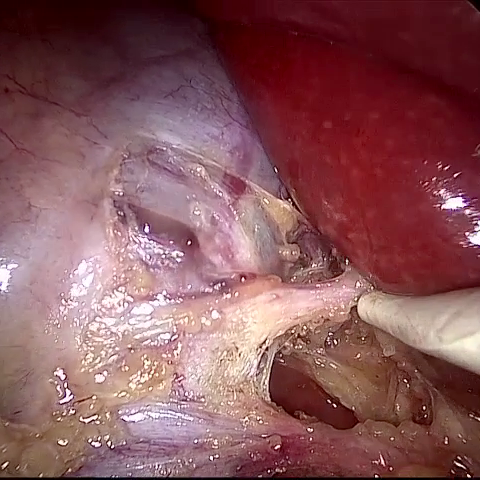
#> input picture dataset/images/desmoke/0002.png, 480 x 480 px, given in place of surgery.mp4, which was not available
$ python diagnostic_detection.py   (older library calls are emulated)
#> lines starting #> are read from the running program, lines starting #| are printed output that depends on the picture; after the words box and inside, x2 and y2 are one past the last pixel; in counts of white or black regions, pixels touching at a corner belong together; pictures that were not available may be replaced by others from this repository, and a replacement may not be noted
"""
diagnostic_detection.py — Visualize smoke and bleeding detection
Shows what the algorithm is actually detecting to debug issues
"""

import cv2
import numpy as np
import os


def detect_smoke_visual(frame):
    """Improved smoke detection with local contrast analysis"""
    gray = cv2.cvtColor(frame, cv2.COLOR_BGR2GRAY)

    # Global contrast
    global_contrast = np.std(gray) / 255.0

    # Local contrast (divide image into regions)
    h, w = gray.shape
    regions = 4
    region_h, region_w = h // regions, w // regions
    local_contrasts = []

    for i in range(regions):
        for j in range(regions):
            region = gray[i*region_h:(i+1)*region_h, j*region_w:(j+1)*region_w]
            local_contrasts.append(np.std(region) / 255.0)

    avg_local_contrast = np.mean(local_contrasts)

    # Brightness
    brightness = np.mean(gray) / 255.0

    # Laplacian variance (sharpness)
    laplacian = cv2.Laplacian(gray, cv2.CV_64F)
    sharpness = np.var(laplacian) / 10000.0

    # Edge density
    edges = cv2.Canny(gray, 30, 100)
    edge_density = np.count_nonzero(edges) / (gray.shape[0] * gray.shape[1])

    # Combined visibility score (higher = better visibility)
    visibility_score = (
        avg_local_contrast * 0.35 +
        global_contrast * 0.20 +
        sharpness * 0.20 +
        edge_density * 0.15 +
        brightness * 0.10
    )

    is_smoky = visibility_score < 0.18

    # Create visualization
    vis = frame.copy()

    # Show metrics
    info = f"LocalContrast: {avg_local_contrast:.3f} | Global: {global_contrast:.3f} | Sharp: {sharpness:.3f} | Edge: {edge_density:.3f}"
    cv2.putText(vis, info, (10, 30), cv2.FONT_HERSHEY_SIMPLEX, 0.4, (255, 255, 255), 2)

    status = f"SMOKE DETECTED: {is_smoky} | Visibility: {visibility_score:.3f}"
    color = (0, 0, 255) if is_smoky else (0, 255, 0)
    cv2.putText(vis, status, (10, 60), cv2.FONT_HERSHEY_SIMPLEX, 0.7, color, 2)

    # Show edge map
    edges_bgr = cv2.cvtColor(edges, cv2.COLOR_GRAY2BGR)

    return vis, edges_bgr, visibility_score, is_smoky


def detect_bleeding_visual(frame):
    """Improved bleeding detection with concentrated region analysis"""
    hsv = cv2.cvtColor(frame, cv2.COLOR_BGR2HSV)

    # More precise red color ranges
    lower_red1 = np.array([0, 100, 70])
    upper_red1 = np.array([8, 255, 255])
    lower_red2 = np.array([165, 50, 50])
    upper_red2 = np.array([180, 255, 180])

    mask1 = cv2.inRange(hsv, lower_red1, upper_red1)
    mask2 = cv2.inRange(hsv, lower_red2, upper_red2)
    red_mask = cv2.add(mask1, mask2)

    # Morphological operations
    kernel = cv2.getStructuringElement(cv2.MORPH_ELLIPSE, (7, 7))
    red_mask = cv2.morphologyEx(red_mask, cv2.MORPH_OPEN, kernel)
    red_mask = cv2.morphologyEx(red_mask, cv2.MORPH_CLOSE, kernel)

    # Find contours
    contours, _ = cv2.findContours(red_mask, cv2.RETR_EXTERNAL, cv2.CHAIN_APPROX_SIMPLE)

    # Filter small contours
    min_contour_area = 500
    large_contours = [c for c in contours if cv2.contourArea(c) > min_contour_area]

    # Calculate red pixel ratio from significant regions
    red_mask_filtered = np.zeros_like(red_mask)
    cv2.drawContours(red_mask_filtered, large_contours, -1, 255, -1)

    total_pixels = frame.shape[0] * frame.shape[1]
    red_pixels = np.count_nonzero(red_mask_filtered)
    red_ratio = red_pixels / total_pixels
    num_red_regions = len(large_contours)

    # Bleeding requires both sufficient red pixels AND concentrated regions
    is_bleeding = (red_ratio > 0.30) and (num_red_regions >= 2)

    # Create visualization
    vis = frame.copy()

    # Draw contours on original frame
    cv2.drawContours(vis, large_contours, -1, (0, 0, 255), 2)

    # Show metrics
    status = f"BLEEDING: {is_bleeding} | RedRatio: {red_ratio:.4f} | Regions: {num_red_regions}"
    color = (0, 0, 255) if is_bleeding else (0, 255, 0)
    cv2.putText(vis, status, (10, 30), cv2.FONT_HERSHEY_SIMPLEX, 0.6, color, 2)

    # Create mask visualization
    mask_bgr = cv2.cvtColor(red_mask_filtered, cv2.COLOR_GRAY2BGR)

    return vis, mask_bgr, red_ratio, is_bleeding


def main():
    video_path = r"C:\Users\thesa\Desktop\Sem-7\Healthcare\LaparoscopicDetection\surgery.mp4"

    cap = cv2.VideoCapture(video_path)
    fps = cap.get(cv2.CAP_PROP_FPS) if cap.get(cv2.CAP_PROP_FPS) > 0 else 30

    print(f"\nDiagnostic Mode: Visualizing Smoke and Bleeding Detection")
    print("Press 'q' to quit, 's' to save current frame")
    print("=" * 70)

    frame_count = 0

    while cap.isOpened():
        ret, frame = cap.read()
#> frame is the input picture: shape (480, 480, 3); mean B, G, R 90.6, 86.6, 135.4
        if not ret:
            break

        frame_count += 1
        timestamp = frame_count / fps

        # Resize for display
        frame_small = cv2.resize(frame, (640, 480))

        # Detect smoke
        smoke_vis, smoke_edges, smoke_score, is_smoky = detect_smoke_visual(frame_small)
#> in detect_smoke_visual, `gray = cv2.cvtColor(frame, cv2.COLOR_BGR2GRAY)`:
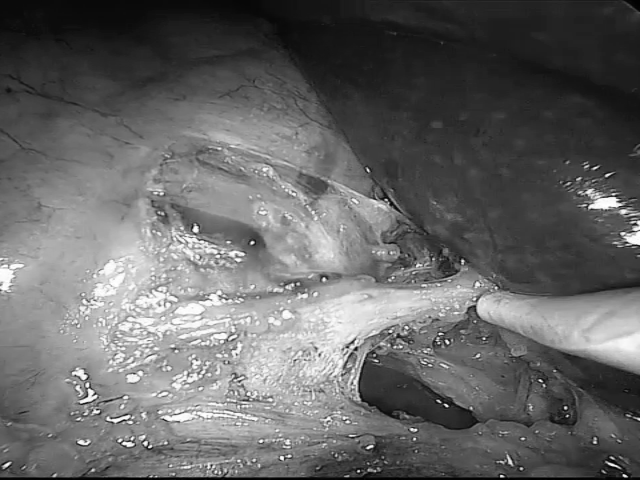
#> gray: shape (480, 640); min 0, max 255, mean 101.7
#> in detect_smoke_visual, `global_contrast = np.std(gray) / 255.0`: global_contrast = 0.238
#> after the loop in detect_smoke_visual, `for i in range(regions):`:
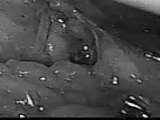
#> region: shape (120, 160); min 0, max 243, mean 70.2
#> after the loop in detect_smoke_visual, `for i in range(regions):`: local_contrasts = [0.0908, 0.135, 0.0373, 0.0265, 0.109, 0.109, 0.156, 0.134, 0.122, 0.143, 0.217, 0.229, 0.153, 0.175, 0.177, 0.11]
#> in detect_smoke_visual, `avg_local_contrast = np.mean(local_contrasts)`: avg_local_contrast = 0.133
#> in detect_smoke_visual, `brightness = np.mean(gray) / 255.0`: brightness = 0.399
#> in detect_smoke_visual, `laplacian = cv2.Laplacian(gray, cv2.CV_64F)`:
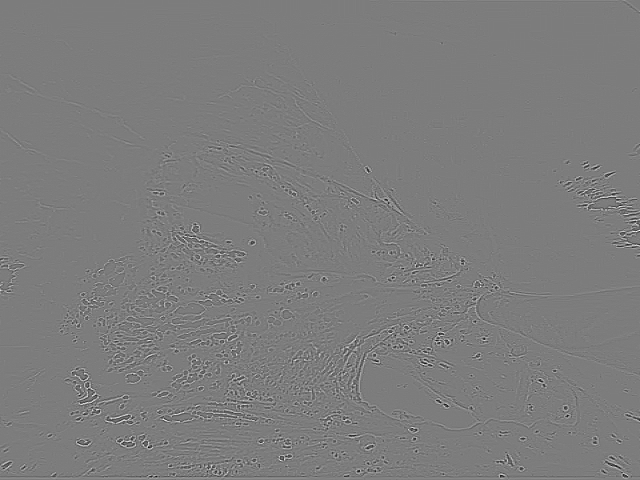
#> laplacian: shape (480, 640) float64; min -345, max 359, mean 0; drawn with min black and max white
#> in detect_smoke_visual, `sharpness = np.var(laplacian) / 10000.0`: sharpness = 0.0718
#> in detect_smoke_visual, `edges = cv2.Canny(gray, 30, 100)`:
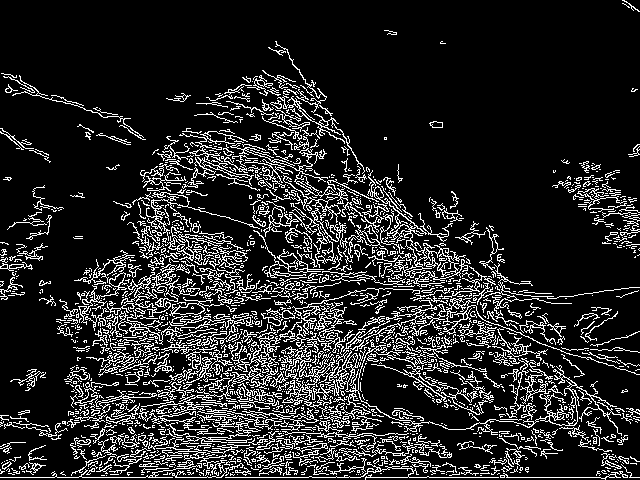
#> edges: shape (480, 640); 15.1% white in thin lines or dots
#> in detect_smoke_visual, `edge_density = np.count_nonzero(edges) / (gray.shape[0] * gray.shape[1])`: edge_density = 0.151
#> in detect_smoke_visual, `visibility_score = ( avg_local_contrast * 0.35 + global_contrast * 0.2..`: visibility_score = 0.171
#> in detect_smoke_visual, `is_smoky = visibility_score < 0.18`: is_smoky = True
#> in detect_smoke_visual, `status = f"SMOKE DETECTED: {is_smoky} | Visibility: {visibility_score:..`: status = 'SMOKE DETECTED: True | Visibility: 0.171'
#> in detect_smoke_visual, `color = (0, 0, 255) if is_smoky else (0, 255, 0)`: color = (0, 0, 255)
#> smoke_score = 0.171; is_smoky = True

        # Detect bleeding
        bleed_vis, bleed_mask, red_ratio, is_bleeding = detect_bleeding_visual(frame_small)
#> in detect_bleeding_visual, `lower_red1 = np.array([0, 100, 70])`: lower_red1 = [0, 100, 70]
#> in detect_bleeding_visual, `upper_red1 = np.array([8, 255, 255])`: upper_red1 = [8, 255, 255]
#> in detect_bleeding_visual, `lower_red2 = np.array([165, 50, 50])`: lower_red2 = [165, 50, 50]
#> in detect_bleeding_visual, `upper_red2 = np.array([180, 255, 180])`: upper_red2 = [180, 255, 180]
#> in detect_bleeding_visual, `contours, _ = cv2.findContours(red_mask, cv2.RETR_EXTERNAL, cv2.CHAIN_..`: contours = 14 contours; largest, box (x1, y1, x2, y2) and area: (0, 0, 640, 298) 121272, (224, 315, 640, 480) 32108, (240, 170, 292, 200) 592, (109, 443, 149, 472) 456, (350, 250, 377, 281) 405
#> in detect_bleeding_visual, `large_contours = [c for c in contours if cv2.contourArea(c) > min_cont..`: large_contours = 3 contours; box (x1, y1, x2, y2) and area: (0, 0, 640, 298) 121272, (224, 315, 640, 480) 32108, (240, 170, 292, 200) 592
#> in detect_bleeding_visual, `cv2.drawContours(red_mask_filtered, large_contours, -1, 255, -1)`:
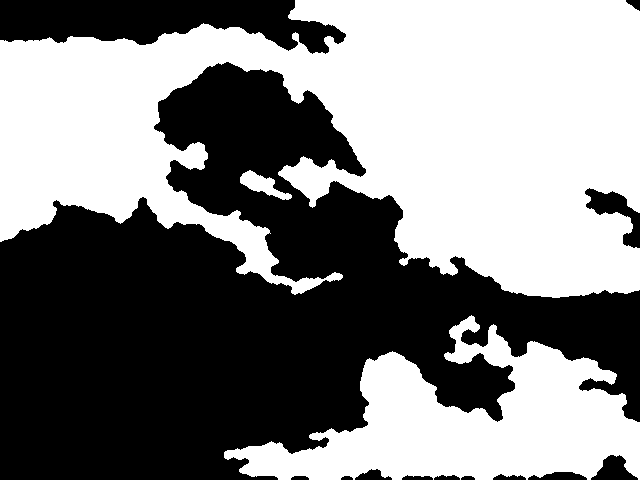
#> red_mask_filtered: shape (480, 640); 50.9% white; 13 black regions, largest, box (x1, y1, x2, y2) and area: (0, 62, 640, 480) 135819, (0, 0, 346, 54) 11932, (585, 188, 640, 248) 1243
#> in detect_bleeding_visual, `red_pixels = np.count_nonzero(red_mask_filtered)`: red_pixels = 156369
#> in detect_bleeding_visual, `red_ratio = red_pixels / total_pixels`: red_ratio = 0.509
#> in detect_bleeding_visual, `num_red_regions = len(large_contours)`: num_red_regions = 3
#> in detect_bleeding_visual, `is_bleeding = (red_ratio > 0.30) and (num_red_regions >= 2)`: is_bleeding = True
#> in detect_bleeding_visual, `color = (0, 0, 255) if is_bleeding else (0, 255, 0)`: color = (0, 0, 255)
#> in detect_bleeding_visual, `cv2.putText(vis, status, (10, 30), cv2.FONT_HERSHEY_SIMPLEX, 0.6, colo..`:
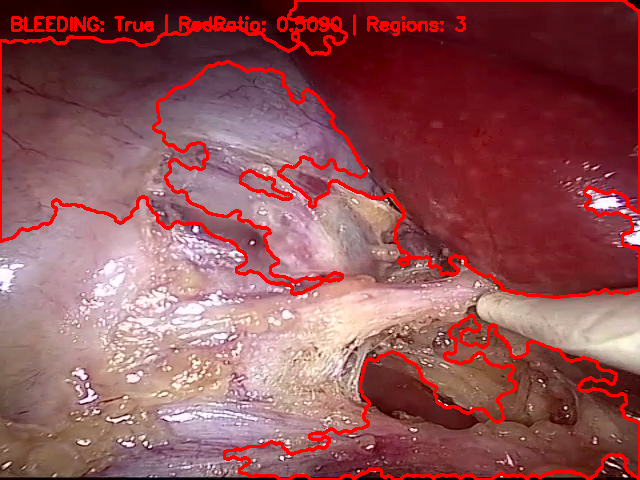
#> vis: shape (480, 640, 3); mean B, G, R 86.3, 82.6, 145
#> red_ratio = 0.509; is_bleeding = True

        # Combine into grid
        # Top row: Original, Smoke Detection, Smoke Edges
        # Bottom row: Original, Bleeding Detection, Bleeding Mask

        row1 = np.hstack([frame_small, smoke_vis, smoke_edges])
        row2 = np.hstack([frame_small, bleed_vis, bleed_mask])

        combined = np.vstack([row1, row2])

        # Add labels
        cv2.putText(combined, "Original", (10, 20), cv2.FONT_HERSHEY_SIMPLEX, 0.5, (255, 255, 255), 2)
#> combined: shape (960, 1920, 3); mean B, G, R 88.1, 85.5, 120.6
        cv2.putText(combined, "Smoke Detection", (650, 20), cv2.FONT_HERSHEY_SIMPLEX, 0.5, (255, 255, 255), 2)
        cv2.putText(combined, "Smoke Edges", (1290, 20), cv2.FONT_HERSHEY_SIMPLEX, 0.5, (255, 255, 255), 2)
        cv2.putText(combined, "Bleeding Detection", (650, 500), cv2.FONT_HERSHEY_SIMPLEX, 0.5, (255, 255, 255), 2)
        cv2.putText(combined, "Bleeding Mask", (1290, 500), cv2.FONT_HERSHEY_SIMPLEX, 0.5, (255, 255, 255), 2)
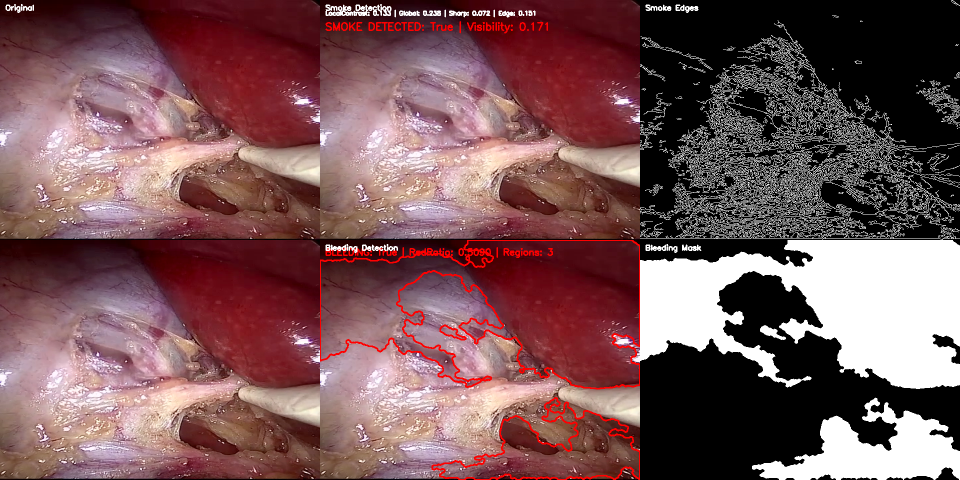
#> combined: shape (960, 1920, 3) (shown at 1/2 size); mean B, G, R 88.6, 86, 121
        cv2.putText(combined, f"Frame: {frame_count} | Time: {timestamp:.2f}s", (10, 970), cv2.FONT_HERSHEY_SIMPLEX, 0.6, (255, 255, 0), 2)
#> combined: shape (960, 1920, 3); 0.01% of pixels changed, all inside (x1, y1, x2, y2) = (11, 954, 221, 960)

        cv2.imshow('Diagnostic: Smoke & Bleeding Detection', combined)

        key = cv2.waitKey(1) & 0xFF
#> (key q is pressed here)
        if key == ord('q'):
            break
        elif key == ord('s'):
            os.makedirs("diagnostic_output", exist_ok=True)
            cv2.imwrite(f"diagnostic_output/frame_{frame_count}_smoke_{smoke_score:.3f}_bleed_{red_ratio:.4f}.png", combined)
            print(f"Saved frame: {frame_count}")

        if frame_count % 30 == 0:
            print(f"[Frame {frame_count}] Smoke: {is_smoky} ({smoke_score:.3f}) | Bleeding: {is_bleeding} ({red_ratio:.4f})")

    cap.release()
    cv2.destroyAllWindows()
    print("\nDiagnostic complete!")


if __name__ == "__main__":
    main()

$ run again, on dataset/images/desmoke/0008.png
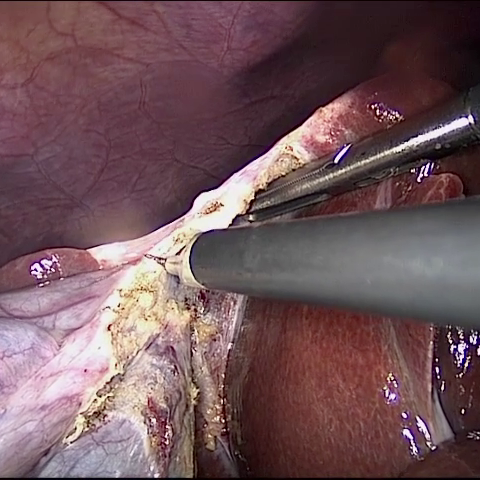
#> input picture dataset/images/desmoke/0008.png, 480 x 480 px, given in place of surgery.mp4, which was not available
#> in main, frame is the input picture: shape (480, 480, 3); mean B, G, R 90.6, 85.6, 113.6
#> global_contrast = 0.216
#> after the loop in detect_smoke_visual, `for i in range(regions):`: local_contrasts = [0.0446, 0.0529, 0.119, 0.0849, 0.0428, 0.246, 0.243, 0.174, 0.214, 0.224, 0.092, 0.138, 0.179, 0.227, 0.0845, 0.149]
#> avg_local_contrast = 0.145
#> brightness = 0.371
#> sharpness = 0.0552
#> in detect_smoke_visual, `edges = cv2.Canny(gray, 30, 100)`:
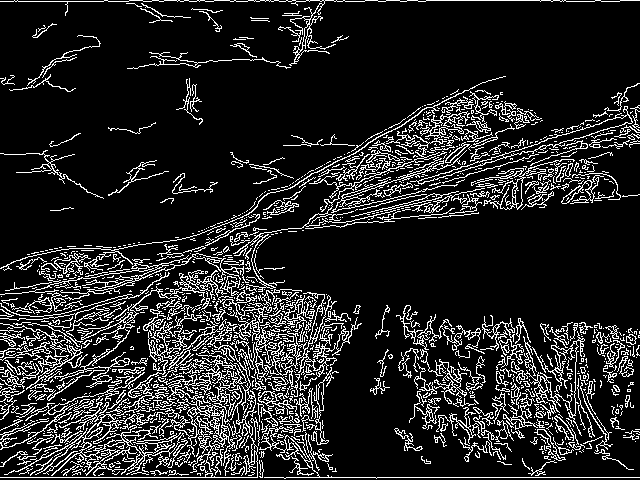
#> edges: shape (480, 640); 14.3% white in thin lines or dots
#> edge_density = 0.143
#> visibility_score = 0.163
#> in detect_smoke_visual, `is_smoky = visibility_score < 0.18`: is_smoky = True
#> status = 'SMOKE DETECTED: True | Visibility: 0.163'
#> in detect_smoke_visual, `color = (0, 0, 255) if is_smoky else (0, 255, 0)`: color = (0, 0, 255)
#> edges_bgr: shape (480, 640, 3); 14.3% white in thin lines or dots
#> in main, `smoke_vis, smoke_edges, smoke_score, is_smoky = detect_smoke_visual(fr..`: smoke_score = 0.163; is_smoky = True
#> hsv: shape (480, 640, 3); mean H, S, V 112.3, 81.2, 114.3
#> lower_red1 = [0, 100, 70]
#> upper_red1 = [8, 255, 255]
#> lower_red2 = [165, 50, 50]
#> upper_red2 = [180, 255, 180]
#> mask1: shape (480, 640); 9.6% white; 345 white regions (310 under 20 px), largest, box (x1, y1, x2, y2) and area: (319, 304, 547, 477) 24522, (0, 6, 39, 54) 679, (528, 324, 573, 360) 476
#> mask2: shape (480, 640); 36% white; 375 white regions (278 under 20 px), largest, box (x1, y1, x2, y2) and area: (0, 1, 466, 293) 77657, (413, 36, 613, 164) 8367, (448, 308, 640, 432) 4638
#> contours = 36 contours, 2 with area under 20; largest, box (x1, y1, x2, y2) and area: (0, 0, 458, 293) 76545, (325, 296, 583, 480) 30380, (416, 37, 595, 161) 7452, (418, 173, 618, 220) 4360, (593, 370, 640, 429) 1733
#> large_contours = 7 contours; box (x1, y1, x2, y2) and area: (0, 0, 458, 293) 76545, (325, 296, 583, 480) 30380, (416, 37, 595, 161) 7452, (418, 173, 618, 220) 4360, (593, 370, 640, 429) 1733, (199, 390, 235, 440) 704, (211, 434, 240, 473) 504
#> red_pixels = 123872
#> in detect_bleeding_visual, `red_ratio = red_pixels / total_pixels`: red_ratio = 0.403
#> num_red_regions = 7
#> in detect_bleeding_visual, `is_bleeding = (red_ratio > 0.30) and (num_red_regions >= 2)`: is_bleeding = True
#> in detect_bleeding_visual, `color = (0, 0, 255) if is_bleeding else (0, 255, 0)`: color = (0, 0, 255)
#> mask_bgr: shape (480, 640, 3); 40.3% white; 7 white regions, largest, box (x1, y1, x2, y2) and area: (0, 0, 458, 293) 77483, (325, 296, 583, 480) 30858, (416, 37, 595, 161) 7789
#> in main, `bleed_vis, bleed_mask, red_ratio, is_bleeding = detect_bleeding_visual..`: red_ratio = 0.403; is_bleeding = True
#> in main, `cv2.putText(combined, "Bleeding Mask", (1290, 500), cv2.FONT_HERSHEY_S..`:
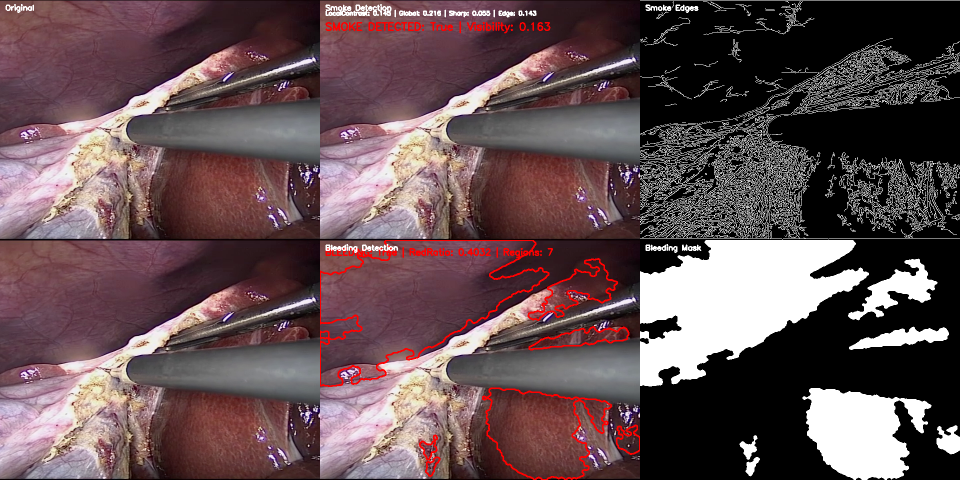
#> combined: shape (960, 1920, 3) (shown at 1/2 size); mean B, G, R 83.6, 80.3, 101.5
